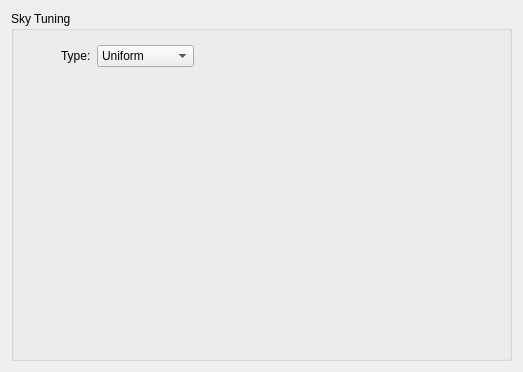
<?xml version="1.0" encoding="UTF-8"?>
<ui version="4.0">
 <class>SkyTuner</class>
 <widget class="QWidget" name="SkyTuner">
  <property name="geometry">
   <rect>
    <x>0</x>
    <y>0</y>
    <width>523</width>
    <height>372</height>
   </rect>
  </property>
  <property name="windowTitle">
   <string>Form</string>
  </property>
  <layout class="QVBoxLayout" name="verticalLayout">
   <item>
    <widget class="QGroupBox" name="groupBox">
     <property name="title">
      <string>Sky Tuning</string>
     </property>
     <layout class="QVBoxLayout" name="verticalLayout_2">
      <item>
       <layout class="QHBoxLayout" name="horizontalLayout">
        <item>
         <widget class="QLabel" name="label_3">
          <property name="sizePolicy">
           <sizepolicy hsizetype="Fixed" vsizetype="Fixed">
            <horstretch>0</horstretch>
            <verstretch>0</verstretch>
           </sizepolicy>
          </property>
          <property name="minimumSize">
           <size>
            <width>32</width>
            <height>32</height>
           </size>
          </property>
          <property name="maximumSize">
           <size>
            <width>32</width>
            <height>32</height>
           </size>
          </property>
          <property name="text">
           <string/>
          </property>
          <property name="pixmap">
           <pixmap resource="resources/resources.qrc">:/images/sky.png</pixmap>
          </property>
          <property name="scaledContents">
           <bool>true</bool>
          </property>
         </widget>
        </item>
        <item>
         <widget class="QLabel" name="label">
          <property name="text">
           <string>Type:</string>
          </property>
         </widget>
        </item>
        <item>
         <widget class="QComboBox" name="lst_types">
          <item>
           <property name="text">
            <string>Uniform</string>
           </property>
          </item>
          <item>
           <property name="text">
            <string>Hemisphere</string>
           </property>
          </item>
          <item>
           <property name="text">
            <string>Cube</string>
           </property>
          </item>
          <item>
           <property name="text">
            <string>Scene</string>
           </property>
          </item>
         </widget>
        </item>
        <item>
         <spacer name="horizontalSpacer">
          <property name="orientation">
           <enum>Qt::Horizontal</enum>
          </property>
          <property name="sizeHint" stdset="0">
           <size>
            <width>40</width>
            <height>20</height>
           </size>
          </property>
         </spacer>
        </item>
       </layout>
      </item>
      <item>
       <widget class="QStackedWidget" name="property_area">
        <property name="sizePolicy">
         <sizepolicy hsizetype="Expanding" vsizetype="Expanding">
          <horstretch>0</horstretch>
          <verstretch>0</verstretch>
         </sizepolicy>
        </property>
       </widget>
      </item>
     </layout>
    </widget>
   </item>
  </layout>
 </widget>
 <resources>
  <include location="resources/resources.qrc"/>
 </resources>
 <connections/>
</ui>
